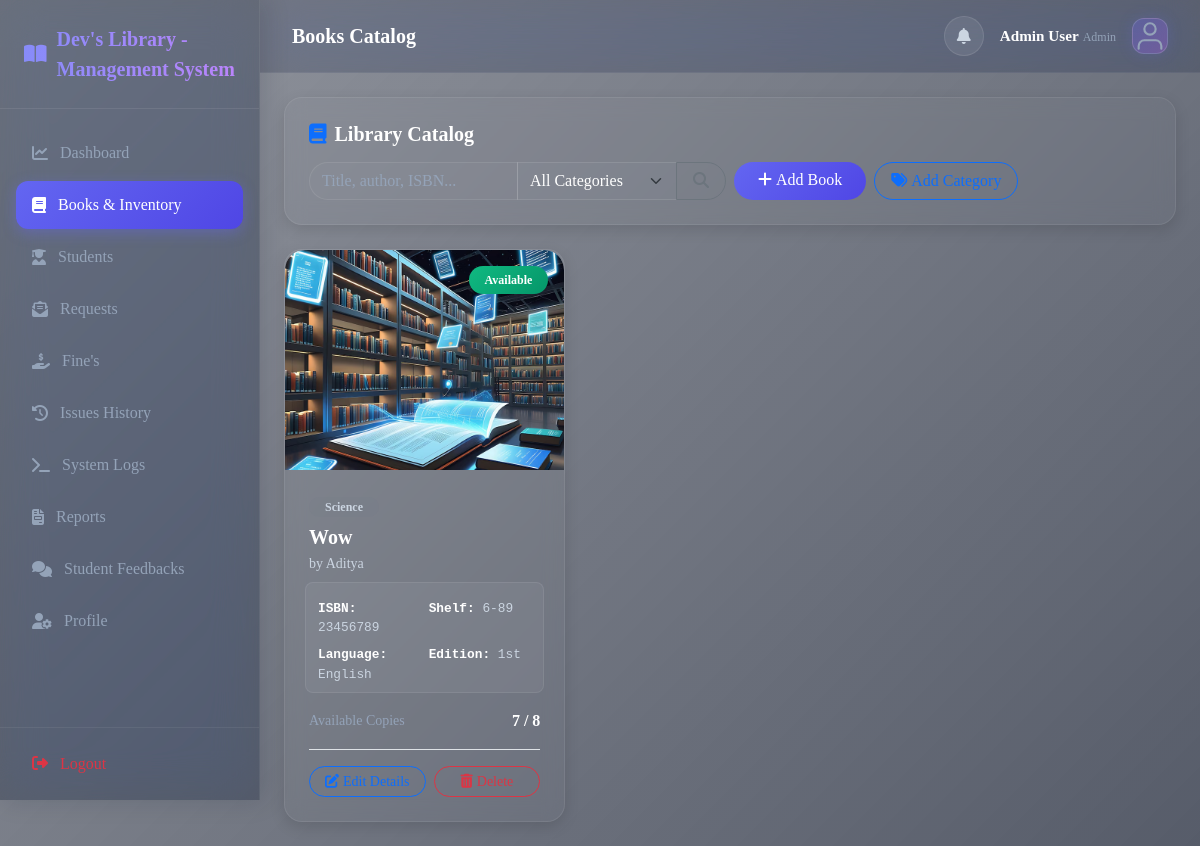
/books (signed in), run on the app's committed database.
### models.py (models this page shows, shortened)
class Admin(db.Model, UserMixin):
    __tablename__ = 'admins'
    id = db.Column(db.Integer, primary_key=True)
    full_name = db.Column(db.String(120), nullable=False)
    email = db.Column(db.String(120), unique=True, nullable=False)
    password_hash = db.Column(db.String(200), nullable=False)
    created_at = db.Column(db.DateTime, default=datetime.utcnow)
    image = db.Column(db.String(200), default='default-avatar.svg')
    @property
    def is_admin(self):
        return True
    @property
    def user_type(self):
        return 'Admin'

class Book(db.Model):
    __tablename__ = 'books'
    id = db.Column(db.Integer, primary_key=True)
    title = db.Column(db.String(200), nullable=False)
    author = db.Column(db.String(150), nullable=False)
    isbn = db.Column(db.String(50), unique=True, nullable=False)
    category_id = db.Column(db.Integer, db.ForeignKey('categories.id'), nullable=False)
    publisher = db.Column(db.String(150), nullable=False)
    language = db.Column(db.String(50), nullable=False)
    edition = db.Column(db.String(20), nullable=False)
    total_copies = db.Column(db.Integer, default=1)
    available_copies = db.Column(db.Integer, default=1)
    shelf_number = db.Column(db.String(50), nullable=False)
    image = db.Column(db.String(200), default='default-book.png')
    description = db.Column(db.Text, nullable=True)
    created_at = db.Column(db.DateTime, default=datetime.utcnow)
    copies = db.relationship('BookCopy', backref='book', cascade='all, delete-orphan', lazy=True)
    issues = db.relationship('IssuedBook', backref='book', cascade='all, delete-orphan', lazy=True)
    requests = db.relationship('BookRequest', backref='book', cascade='all, delete-orphan', lazy=True)

class Category(db.Model):
    __tablename__ = 'categories'
    id = db.Column(db.Integer, primary_key=True)
    category_name = db.Column(db.String(120), unique=True, nullable=False)
    books = db.relationship('Book', backref='category', lazy=True)

### routes.py (the view, shortened to what this page needs)
@main.route('/books')
@login_required
def books():
    update_outstanding_fines()
    query = Book.query
    search = request.args.get('search', '').strip()
    category_filter = request.args.get('category')
    if category_filter:
        query = query.join(Category).filter(Category.category_name == category_filter)
    books = query.order_by(Book.created_at.desc()).all()
    categories = Category.query.all()
    student_requested_ids = []
    if not current_user.is_admin:
        student_requested_ids = [
            req.book_id for req in BookRequest.query.filter_by(student_id=current_user.id, status='Pending').all()
        ]
    return render_template(
        'books.html',
        books=books,
        categories=categories,
        student_requested_ids=student_requested_ids
    )

### models.py (called while the page is built)
@login_manager.user_loader
def load_user(user_id):
    if not user_id:
        return None
    user_type, _, uid = user_id.partition(':')
    if not uid.isdigit():
        return None
    if user_type == 'student':
        return Student.query.get(int(uid))
    if user_type == 'admin':
        return Admin.query.get(int(uid))
    return None

### utils.py (called while the page is built, shortened)
def update_outstanding_fines():
    from models import IssuedBook, FineRecord
    now = datetime.utcnow()
    overdue_issues = IssuedBook.query.filter(
        IssuedBook.status == 'Issued',
        IssuedBook.due_date < now
    ).all()
    try:
        db.session.commit()
    except Exception:
        db.session.rollback()

### templates/books.html (shortened to what this page needs)
{% extends 'base.html' %}
{% block page_title %}Books Catalog{% endblock %}
{% block content %}
<div class="card-glass p-4 mb-4">
  <div class="d-flex flex-wrap justify-content-between align-items-center gap-3">
    <div class="d-flex align-items-center gap-2">
      <h5 class="fw-bold m-0"><i class="fas fa-book me-2 text-primary"></i>Library Catalog</h5>
    </div>
    <div class="d-flex flex-wrap gap-2">
      <form class="d-flex gap-2" method="GET" action="{{ url_for('main.books') }}">
        <div class="input-group">
          <input type="text" name="search" class="form-control rounded-start-pill" placeholder="Title, author, ISBN..." value="{{ request.args.get('search', '') }}">
          <select class="form-select border-start-0" name="category" style="max-width: 160px;">
            <option value="">All Categories</option>
          </select>
          <button class="btn btn-outline-secondary rounded-end-pill px-3" type="submit"><i class="fas fa-search"></i></button>
        </div>
      </form>
      {% if current_user.is_admin %}
        <a href="{{ url_for('main.add_book') }}" class="btn btn-primary rounded-pill bg-primary-grad border-0 px-4">
          <i class="fas fa-plus me-1"></i>Add Book
        </a>
        <button type="button" class="btn btn-outline-primary rounded-pill px-3" data-bs-toggle="modal" data-bs-target="#categoryModal">
          <i class="fas fa-tags me-1"></i>Add Category
        </button>
      {% endif %}
    </div>
  </div>
</div>
<div class="row g-4">
  {% for book in books %}
    <div class="col-md-6 col-xl-4 col-xxl-3">
      <div class="card-glass p-0 h-100 d-flex flex-column justify-content-between overflow-hidden">
        <div class="position-relative">
          <a href="{{ url_for('main.book_detail', book_id=book.id) }}">
            <img src="{{ url_for('static', filename='images/' + book.image) }}" class="book-card-img" alt="{{ book.title }}">
          </a>
          <span class="position-absolute top-0 end-0 m-3 badge {% if book.available_copies > 0 %}bg-success-grad{% else %}bg-danger-grad{% endif %} border-0 px-3 py-2 rounded-pill fs-7">
            {% if book.available_copies > 0 %}Available{% else %}Out of Stock{% endif %}
          </span>
        </div>
        <div class="p-4 flex-grow-1 d-flex flex-column justify-content-between">
          <div>
            <span class="badge bg-secondary bg-opacity-10 text-secondary rounded-pill px-3 py-1 mb-2 fw-semibold" style="font-size:0.75rem;">
              {{ book.category.category_name }}
            </span>
            <h5 class="fw-bold text-dark mb-1 text-truncate" title="{{ book.title }}">
              <a href="{{ url_for('main.book_detail', book_id=book.id) }}" class="text-decoration-none text-dark hover-primary">{{ book.title }}</a>
            </h5>
            <p class="text-secondary small mb-3">by {{ book.author }}</p>
            <div class="row g-2 mb-3 bg-light rounded-3 p-2 font-monospace" style="font-size:0.8rem;">
              <div class="col-6"><strong>ISBN:</strong> {{ book.isbn }}</div>
              <div class="col-6"><strong>Shelf:</strong> {{ book.shelf_number }}</div>
              <div class="col-6"><strong>Language:</strong> {{ book.language }}</div>
              <div class="col-6"><strong>Edition:</strong> {{ book.edition }}</div>
            </div>
            <div class="d-flex justify-content-between align-items-center mb-3">
              <span class="text-muted small">Available Copies</span>
              <strong class="text-dark">{{ book.available_copies }} / {{ book.total_copies }}</strong>
            </div>
          </div>
          <div class="pt-3 border-top mt-auto">
            {% if current_user.is_admin %}
              <div class="d-flex justify-content-between gap-2">
                <a href="{{ url_for('main.edit_book', book_id=book.id) }}" class="btn btn-sm btn-outline-primary rounded-pill w-100">
                  <i class="fas fa-edit me-1"></i>Edit Details
                </a>
                <form action="{{ url_for('main.delete_book', book_id=book.id) }}" method="POST" class="w-100" onsubmit="return confirm('Are you sure you want to delete this book?');">
                  <button type="submit" class="btn btn-sm btn-outline-danger rounded-pill w-100">
                    <i class="fas fa-trash-alt me-1"></i>Delete
                  </button>
                </form>
              </div>
            {% endif %}
          </div>
        </div>
      </div>
    </div>
  {% else %}
    <div class="col-12 text-center text-muted py-5 card-glass">
      <i class="fas fa-search fa-3x mb-3 text-secondary"></i>
      <h5>No Books Found</h5>
      <p>Try refining your search keyword or selecting a different category filter.</p>
    </div>
  {% endfor %}
</div>
{% endblock %}

### templates/base.html (shortened to what this page needs)
<!DOCTYPE html>
<html lang="en">
<head>
  <link href="https://cdnjs.cloudflare.com/ajax/libs/font-awesome/6.4.0/css/all.min.css" rel="stylesheet" />
  <link href="https://cdnjs.cloudflare.com/ajax/libs/bootstrap/5.3.3/css/bootstrap.min.css" rel="stylesheet" />
  <link rel="stylesheet" href="{{ url_for('static', filename='css/app.css') }}" />
</head>
<body class="dashboard-page">
  <video autoplay loop muted playsinline class="bg-video">
    <source src="{{ url_for('static', filename='images/Video Libraray.mp4') }}" type="video/mp4">
  </video>
  <div class="app-wrapper">
    <aside class="sidebar">
      <div class="brand">
        <i class="fas fa-book-open"></i>
        <span> Dev's Library - Management System</span>
      </div>
      <ul class="sidebar-menu">
        {% if current_user.is_authenticated %}
        {% if current_user.is_admin %}
        <li class="{% if request.endpoint == 'main.dashboard' %}active{% endif %}">
          <a href="{{ url_for('main.dashboard') }}"><i class="fas fa-chart-line"></i> Dashboard</a>
        </li>
        <li class="{% if request.endpoint in ['main.books', 'main.add_book', 'main.edit_book'] %}active{% endif %}">
          <a href="{{ url_for('main.books') }}"><i class="fas fa-book"></i> Books & Inventory</a>
        </li>
        <li
          class="{% if request.endpoint in ['main.students_view', 'main.add_student', 'main.edit_student', 'main.student_history'] %}active{% endif %}">
          <a href="{{ url_for('main.students_view') }}"><i class="fas fa-user-graduate"></i> Students</a>
        </li>
        <li class="{% if request.endpoint == 'main.admin_requests' %}active{% endif %}">
          <a href="{{ url_for('main.admin_requests') }}">
            <i class="fas fa-envelope-open-text"></i> Requests
          </a>
        </li>
        <li class="{% if request.endpoint == 'main.fines_view' %}active{% endif %}">
          <a href="{{ url_for('main.fines_view') }}"><i class="fas fa-hand-holding-usd"></i> Fine's</a>
        </li>
        <li class="{% if request.endpoint == 'main.history' and not student_id %}active{% endif %}">
          <a href="{{ url_for('main.history') }}"><i class="fas fa-history"></i> Issues History</a>
        </li>
        <li class="{% if request.endpoint == 'main.logs_view' %}active{% endif %}">
          <a href="{{ url_for('main.logs_view') }}"><i class="fas fa-terminal"></i> System Logs</a>
        </li>
        <li class="{% if request.endpoint == 'main.reports_view' %}active{% endif %}">
          <a href="{{ url_for('main.reports_view') }}"><i class="fas fa-file-invoice"></i> Reports</a>
        </li>
        <li class="{% if request.endpoint == 'main.admin_feedback_view' %}active{% endif %}">
          <a href="{{ url_for('main.admin_feedback_view') }}"><i class="fas fa-comments"></i> Student Feedbacks</a>
        </li>
        <li class="{% if request.endpoint == 'main.profile' %}active{% endif %}">
          <a href="{{ url_for('main.profile') }}"><i class="fas fa-user-cog"></i> Profile</a>
        </li>
        {% endif %}
        {% endif %}
      </ul>
      <div class="sidebar-footer">
        <a href="{{ url_for('main.logout') }}" class="btn btn-outline-danger w-100 border-0 text-start ps-3 py-2">
          <i class="fas fa-sign-out-alt me-2"></i> Logout
        </a>
      </div>
    </aside>
    <main class="main-content">
      <nav class="top-navbar">
        <div class="d-flex align-items-center">
          <h1 class="page-title">
            {% block page_title %}Dashboard{% endblock %}
          </h1>
        </div>
        <div class="d-flex align-items-center gap-3">
          {% if current_user.is_authenticated %}
          <a href="{{ url_for('main.notifications') }}" class="btn btn-light position-relative p-2 rounded-circle"
            style="width:40px; height:40px;">
            <i class="fas fa-bell text-secondary"></i>
          </a>
          <div class="d-flex flex-column text-end d-none d-sm-block">
            <span class="fw-bold" style="font-size:0.95rem;">{{ current_user.full_name }}</span>
            <span class="text-muted" style="font-size:0.75rem;">{{ current_user.user_type }}</span>
          </div>
          <a href="{{ url_for('main.profile') }}">
            <img class="profile-avatar-circle"
              src="{{ url_for('static', filename='images/' + (current_user.image or 'default-avatar.svg')) }}"
              style="width:36px; height:36px; border-radius:12px; object-fit:cover; border: 1px solid rgba(255, 255, 255, 0.15); background: rgba(255,255,255,0.08);"
              alt="Avatar">
          </a>
          {% endif %}
        </div>
      </nav>
      <div class="container-fluid p-4">
        {% block content %}{% endblock %}
      </div>
    </main>
  </div>
</body>
</html>

### data on the page
Admin: full_name "Admin User", image (placeholder picture)
Book: image (picture), shows "Available", category.category_name "Science", title "Wow", author "Aditya", isbn "23456789", shelf_number "6-89", language "English", edition "1st", available_copies "7", total_copies "8"

### other printed values
{{ current_user.user_type }} "Admin"
